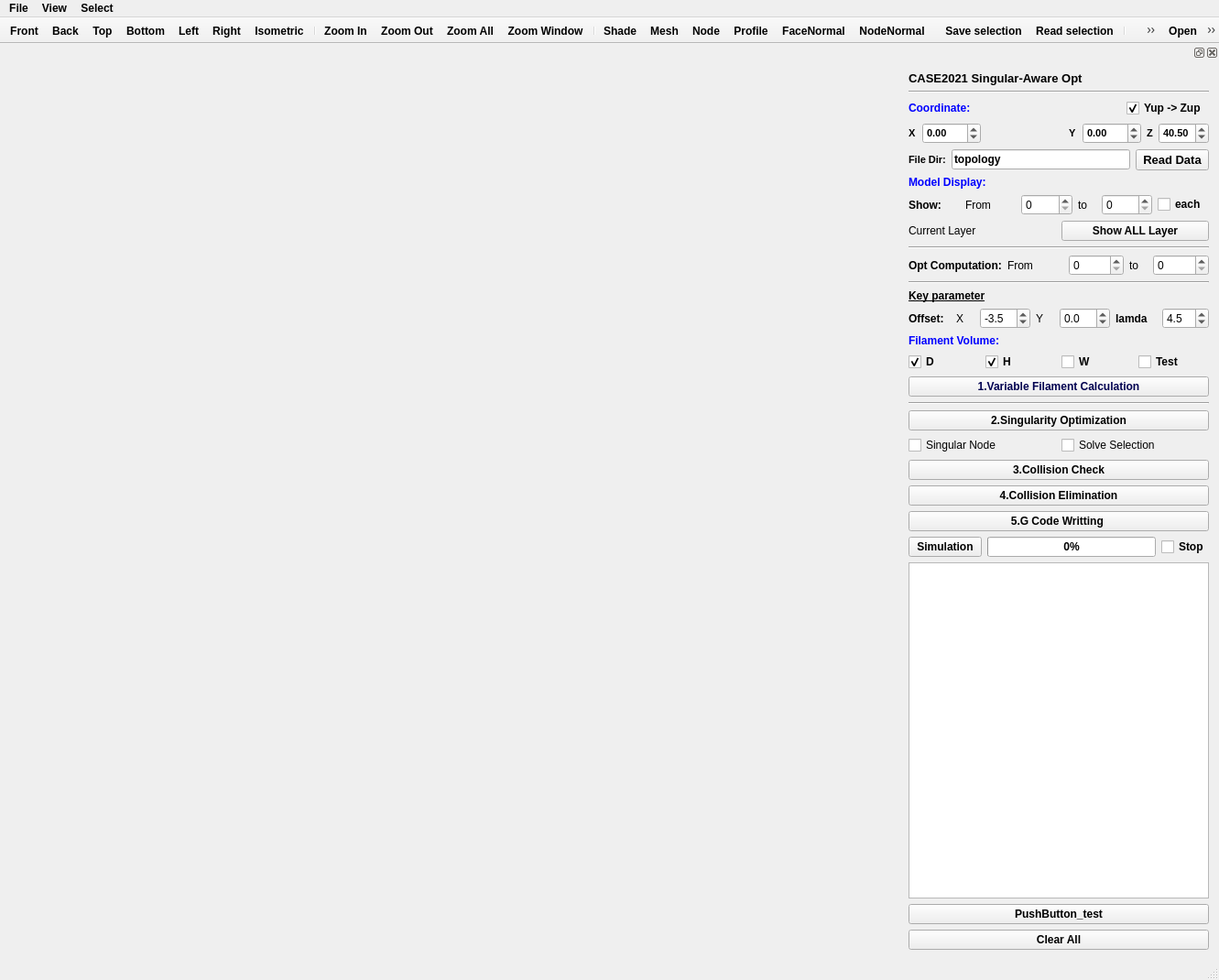
<?xml version="1.0" encoding="UTF-8"?>
<ui version="4.0">
 <class>MainWindow</class>
 <widget class="QMainWindow" name="MainWindow">
  <property name="geometry">
   <rect>
    <x>0</x>
    <y>0</y>
    <width>1331</width>
    <height>1070</height>
   </rect>
  </property>
  <property name="minimumSize">
   <size>
    <width>0</width>
    <height>0</height>
   </size>
  </property>
  <property name="font">
   <font>
    <weight>75</weight>
    <bold>true</bold>
   </font>
  </property>
  <property name="mouseTracking">
   <bool>true</bool>
  </property>
  <property name="focusPolicy">
   <enum>Qt::StrongFocus</enum>
  </property>
  <property name="acceptDrops">
   <bool>true</bool>
  </property>
  <property name="windowTitle">
   <string>MainWindow</string>
  </property>
  <widget class="QWidget" name="centralWidget">
   <property name="mouseTracking">
    <bool>true</bool>
   </property>
   <property name="acceptDrops">
    <bool>true</bool>
   </property>
   <layout class="QHBoxLayout" name="horizontalLayout"/>
  </widget>
  <widget class="QToolBar" name="navigationToolBar">
   <property name="windowTitle">
    <string>navigationToolBar</string>
   </property>
   <property name="movable">
    <bool>false</bool>
   </property>
   <property name="iconSize">
    <size>
     <width>25</width>
     <height>25</height>
    </size>
   </property>
   <property name="floatable">
    <bool>false</bool>
   </property>
   <attribute name="toolBarArea">
    <enum>TopToolBarArea</enum>
   </attribute>
   <attribute name="toolBarBreak">
    <bool>false</bool>
   </attribute>
   <addaction name="actionFront"/>
   <addaction name="actionBack"/>
   <addaction name="actionTop"/>
   <addaction name="actionBottom"/>
   <addaction name="actionLeft"/>
   <addaction name="actionRight"/>
   <addaction name="actionIsometric"/>
   <addaction name="separator"/>
   <addaction name="actionZoom_In"/>
   <addaction name="actionZoom_Out"/>
   <addaction name="actionZoom_All"/>
   <addaction name="actionZoom_Window"/>
   <addaction name="separator"/>
   <addaction name="actionShade"/>
   <addaction name="actionMesh"/>
   <addaction name="actionNode"/>
   <addaction name="actionProfile"/>
   <addaction name="actionFaceNormal"/>
   <addaction name="actionNodeNormal"/>
  </widget>
  <widget class="QStatusBar" name="statusBar"/>
  <widget class="QToolBar" name="selectionToolBar">
   <property name="windowTitle">
    <string>selectionToolBar</string>
   </property>
   <property name="movable">
    <bool>false</bool>
   </property>
   <property name="iconSize">
    <size>
     <width>25</width>
     <height>25</height>
    </size>
   </property>
   <property name="floatable">
    <bool>false</bool>
   </property>
   <attribute name="toolBarArea">
    <enum>TopToolBarArea</enum>
   </attribute>
   <attribute name="toolBarBreak">
    <bool>false</bool>
   </attribute>
   <addaction name="actionSaveSelection"/>
   <addaction name="actionReadSelection"/>
   <addaction name="separator"/>
   <addaction name="actionSelectNode"/>
   <addaction name="actionSelectEdge"/>
   <addaction name="actionSelectFace"/>
   <addaction name="actionSelectFix"/>
   <addaction name="actionSelectHandle"/>
  </widget>
  <widget class="QDockWidget" name="dockWidget">
   <property name="sizePolicy">
    <sizepolicy hsizetype="Minimum" vsizetype="Maximum">
     <horstretch>0</horstretch>
     <verstretch>0</verstretch>
    </sizepolicy>
   </property>
   <property name="minimumSize">
    <size>
     <width>350</width>
     <height>984</height>
    </size>
   </property>
   <property name="maximumSize">
    <size>
     <width>350</width>
     <height>524287</height>
    </size>
   </property>
   <property name="styleSheet">
    <string notr="true"/>
   </property>
   <attribute name="dockWidgetArea">
    <number>2</number>
   </attribute>
   <widget class="QWidget" name="dockWidgetContents">
    <property name="layoutDirection">
     <enum>Qt::LeftToRight</enum>
    </property>
    <layout class="QVBoxLayout" name="verticalLayout">
     <item>
      <widget class="QLabel" name="label_MANY_3DP_CNC_CAM">
       <property name="font">
        <font>
         <pointsize>10</pointsize>
         <weight>75</weight>
         <bold>true</bold>
        </font>
       </property>
       <property name="text">
        <string>CASE2021 Singular-Aware Opt</string>
       </property>
      </widget>
     </item>
     <item>
      <widget class="Line" name="line">
       <property name="orientation">
        <enum>Qt::Horizontal</enum>
       </property>
      </widget>
     </item>
     <item>
      <layout class="QHBoxLayout" name="horizontalLayout_12">
       <item>
        <widget class="QLabel" name="label">
         <property name="font">
          <font>
           <weight>75</weight>
           <bold>true</bold>
          </font>
         </property>
         <property name="styleSheet">
          <string notr="true">color: rgb(0, 0, 255);</string>
         </property>
         <property name="text">
          <string>Coordinate:</string>
         </property>
        </widget>
       </item>
       <item>
        <spacer name="horizontalSpacer">
         <property name="orientation">
          <enum>Qt::Horizontal</enum>
         </property>
         <property name="sizeHint" stdset="0">
          <size>
           <width>40</width>
           <height>20</height>
          </size>
         </property>
        </spacer>
       </item>
       <item>
        <widget class="QCheckBox" name="checkBox_Yup2Zup">
         <property name="text">
          <string>Yup -&gt; Zup </string>
         </property>
         <property name="checked">
          <bool>true</bool>
         </property>
        </widget>
       </item>
      </layout>
     </item>
     <item>
      <layout class="QHBoxLayout" name="horizontalLayout_11">
       <item>
        <widget class="QLabel" name="label_Xmove">
         <property name="maximumSize">
          <size>
           <width>16777215</width>
           <height>16777215</height>
          </size>
         </property>
         <property name="font">
          <font>
           <pointsize>8</pointsize>
          </font>
         </property>
         <property name="text">
          <string>X</string>
         </property>
        </widget>
       </item>
       <item>
        <widget class="QDoubleSpinBox" name="doubleSpinBox_Xmove">
         <property name="font">
          <font>
           <pointsize>8</pointsize>
          </font>
         </property>
         <property name="minimum">
          <double>-150.000000000000000</double>
         </property>
         <property name="maximum">
          <double>150.000000000000000</double>
         </property>
         <property name="value">
          <double>0.000000000000000</double>
         </property>
        </widget>
       </item>
       <item>
        <spacer name="horizontalSpacer_4">
         <property name="orientation">
          <enum>Qt::Horizontal</enum>
         </property>
         <property name="sizeHint" stdset="0">
          <size>
           <width>40</width>
           <height>20</height>
          </size>
         </property>
        </spacer>
       </item>
       <item>
        <widget class="QLabel" name="label_Ymove">
         <property name="maximumSize">
          <size>
           <width>16777215</width>
           <height>16777215</height>
          </size>
         </property>
         <property name="font">
          <font>
           <pointsize>8</pointsize>
          </font>
         </property>
         <property name="text">
          <string>Y</string>
         </property>
        </widget>
       </item>
       <item>
        <widget class="QDoubleSpinBox" name="doubleSpinBox_Ymove">
         <property name="font">
          <font>
           <pointsize>8</pointsize>
          </font>
         </property>
         <property name="minimum">
          <double>-150.000000000000000</double>
         </property>
         <property name="maximum">
          <double>150.000000000000000</double>
         </property>
         <property name="value">
          <double>0.000000000000000</double>
         </property>
        </widget>
       </item>
       <item>
        <widget class="QLabel" name="label_Zmove">
         <property name="maximumSize">
          <size>
           <width>16777215</width>
           <height>16777215</height>
          </size>
         </property>
         <property name="font">
          <font>
           <pointsize>8</pointsize>
          </font>
         </property>
         <property name="text">
          <string>Z</string>
         </property>
        </widget>
       </item>
       <item>
        <widget class="QDoubleSpinBox" name="doubleSpinBox_Zmove">
         <property name="font">
          <font>
           <pointsize>8</pointsize>
          </font>
         </property>
         <property name="value">
          <double>40.500000000000000</double>
         </property>
        </widget>
       </item>
      </layout>
     </item>
     <item>
      <layout class="QHBoxLayout" name="horizontalLayout_16">
       <item>
        <widget class="QLabel" name="label_PosNorFile">
         <property name="font">
          <font>
           <pointsize>8</pointsize>
           <weight>75</weight>
           <bold>true</bold>
          </font>
         </property>
         <property name="text">
          <string>File Dir:</string>
         </property>
        </widget>
       </item>
       <item>
        <widget class="QLineEdit" name="lineEdit_SorceDataDir">
         <property name="text">
          <string>topology</string>
         </property>
        </widget>
       </item>
       <item>
        <widget class="QPushButton" name="pushButton_readGcodeSourceData">
         <property name="maximumSize">
          <size>
           <width>108</width>
           <height>16777215</height>
          </size>
         </property>
         <property name="font">
          <font>
           <pointsize>10</pointsize>
           <weight>75</weight>
           <italic>false</italic>
           <bold>true</bold>
           <underline>false</underline>
          </font>
         </property>
         <property name="styleSheet">
          <string notr="true">color: rgb(0, 0, 0);</string>
         </property>
         <property name="text">
          <string>Read Data</string>
         </property>
        </widget>
       </item>
      </layout>
     </item>
     <item>
      <widget class="QLabel" name="label_WaypointDisplay">
       <property name="font">
        <font>
         <weight>75</weight>
         <bold>true</bold>
        </font>
       </property>
       <property name="styleSheet">
        <string notr="true">color: rgb(0, 0, 255);</string>
       </property>
       <property name="text">
        <string>Model Display:</string>
       </property>
      </widget>
     </item>
     <item>
      <layout class="QHBoxLayout" name="horizontalLayout_2">
       <item>
        <widget class="QLabel" name="label_2">
         <property name="font">
          <font>
           <weight>75</weight>
           <bold>true</bold>
          </font>
         </property>
         <property name="text">
          <string>Show:</string>
         </property>
        </widget>
       </item>
       <item>
        <widget class="QLabel" name="label_4">
         <property name="font">
          <font>
           <weight>50</weight>
           <bold>false</bold>
          </font>
         </property>
         <property name="text">
          <string>From</string>
         </property>
        </widget>
       </item>
       <item>
        <widget class="QSpinBox" name="spinBox_StartLayerIndex">
         <property name="font">
          <font>
           <weight>50</weight>
           <bold>false</bold>
          </font>
         </property>
        </widget>
       </item>
       <item>
        <widget class="QLabel" name="label_3">
         <property name="maximumSize">
          <size>
           <width>20</width>
           <height>16777215</height>
          </size>
         </property>
         <property name="font">
          <font>
           <weight>50</weight>
           <bold>false</bold>
          </font>
         </property>
         <property name="text">
          <string>to</string>
         </property>
        </widget>
       </item>
       <item>
        <widget class="QSpinBox" name="spinBox_ShowLayerIndex">
         <property name="font">
          <font>
           <weight>50</weight>
           <bold>false</bold>
          </font>
         </property>
        </widget>
       </item>
       <item>
        <widget class="QCheckBox" name="checkBox_EachLayerSwitch">
         <property name="font">
          <font>
           <weight>75</weight>
           <bold>true</bold>
          </font>
         </property>
         <property name="text">
          <string>each</string>
         </property>
        </widget>
       </item>
      </layout>
     </item>
     <item>
      <layout class="QHBoxLayout" name="horizontalLayout_3">
       <item>
        <widget class="QLabel" name="label_currentFile">
         <property name="font">
          <font>
           <weight>50</weight>
           <bold>false</bold>
          </font>
         </property>
         <property name="text">
          <string>Current Layer</string>
         </property>
        </widget>
       </item>
       <item>
        <widget class="QPushButton" name="pushButton_ShowAllLayers">
         <property name="text">
          <string>Show ALL Layer</string>
         </property>
        </widget>
       </item>
      </layout>
     </item>
     <item>
      <widget class="Line" name="line_2">
       <property name="orientation">
        <enum>Qt::Horizontal</enum>
       </property>
      </widget>
     </item>
     <item>
      <layout class="QHBoxLayout" name="horizontalLayout_4">
       <item>
        <widget class="QLabel" name="label_6">
         <property name="font">
          <font>
           <weight>75</weight>
           <bold>true</bold>
          </font>
         </property>
         <property name="text">
          <string>Opt Computation:</string>
         </property>
        </widget>
       </item>
       <item>
        <widget class="QLabel" name="label_7">
         <property name="font">
          <font>
           <weight>50</weight>
           <bold>false</bold>
          </font>
         </property>
         <property name="text">
          <string>From</string>
         </property>
        </widget>
       </item>
       <item>
        <widget class="QSpinBox" name="spinBox_GcodeGeneFromIndex">
         <property name="font">
          <font>
           <weight>50</weight>
           <bold>false</bold>
          </font>
         </property>
        </widget>
       </item>
       <item>
        <widget class="QLabel" name="label_8">
         <property name="maximumSize">
          <size>
           <width>20</width>
           <height>16777215</height>
          </size>
         </property>
         <property name="font">
          <font>
           <weight>50</weight>
           <bold>false</bold>
          </font>
         </property>
         <property name="text">
          <string>to</string>
         </property>
        </widget>
       </item>
       <item>
        <widget class="QSpinBox" name="spinBox_GcodeGeneToIndex">
         <property name="font">
          <font>
           <weight>50</weight>
           <bold>false</bold>
          </font>
         </property>
        </widget>
       </item>
      </layout>
     </item>
     <item>
      <widget class="Line" name="line_4">
       <property name="orientation">
        <enum>Qt::Horizontal</enum>
       </property>
      </widget>
     </item>
     <item>
      <widget class="QLabel" name="label_14">
       <property name="font">
        <font>
         <underline>true</underline>
        </font>
       </property>
       <property name="text">
        <string>Key parameter</string>
       </property>
      </widget>
     </item>
     <item>
      <layout class="QHBoxLayout" name="horizontalLayout_6">
       <item>
        <widget class="QLabel" name="label_9">
         <property name="text">
          <string>Offset:</string>
         </property>
        </widget>
       </item>
       <item>
        <widget class="QLabel" name="label_10">
         <property name="maximumSize">
          <size>
           <width>20</width>
           <height>16777215</height>
          </size>
         </property>
         <property name="font">
          <font>
           <weight>50</weight>
           <bold>false</bold>
          </font>
         </property>
         <property name="text">
          <string>X</string>
         </property>
        </widget>
       </item>
       <item>
        <widget class="QDoubleSpinBox" name="doubleSpinBox_E3XOFF">
         <property name="font">
          <font>
           <weight>50</weight>
           <bold>false</bold>
          </font>
         </property>
         <property name="decimals">
          <number>1</number>
         </property>
         <property name="minimum">
          <double>-10.000000000000000</double>
         </property>
         <property name="maximum">
          <double>10.000000000000000</double>
         </property>
         <property name="value">
          <double>-3.500000000000000</double>
         </property>
        </widget>
       </item>
       <item>
        <widget class="QLabel" name="label_11">
         <property name="maximumSize">
          <size>
           <width>20</width>
           <height>16777215</height>
          </size>
         </property>
         <property name="font">
          <font>
           <weight>50</weight>
           <bold>false</bold>
          </font>
         </property>
         <property name="text">
          <string>Y</string>
         </property>
        </widget>
       </item>
       <item>
        <widget class="QDoubleSpinBox" name="doubleSpinBox_E3YOFF">
         <property name="font">
          <font>
           <weight>50</weight>
           <bold>false</bold>
          </font>
         </property>
         <property name="decimals">
          <number>1</number>
         </property>
         <property name="minimum">
          <double>-10.000000000000000</double>
         </property>
         <property name="maximum">
          <double>10.000000000000000</double>
         </property>
        </widget>
       </item>
       <item>
        <widget class="QLabel" name="label_12">
         <property name="font">
          <font>
           <weight>75</weight>
           <bold>true</bold>
          </font>
         </property>
         <property name="text">
          <string>lamda</string>
         </property>
        </widget>
       </item>
       <item>
        <widget class="QDoubleSpinBox" name="doubleSpinBox_lambda">
         <property name="font">
          <font>
           <weight>50</weight>
           <bold>false</bold>
          </font>
         </property>
         <property name="decimals">
          <number>1</number>
         </property>
         <property name="maximum">
          <double>15.000000000000000</double>
         </property>
         <property name="value">
          <double>4.500000000000000</double>
         </property>
        </widget>
       </item>
      </layout>
     </item>
     <item>
      <widget class="QLabel" name="label_5">
       <property name="font">
        <font>
         <weight>75</weight>
         <bold>true</bold>
        </font>
       </property>
       <property name="styleSheet">
        <string notr="true">color: rgb(0, 0, 255);</string>
       </property>
       <property name="text">
        <string>Filament Volume:</string>
       </property>
      </widget>
     </item>
     <item>
      <layout class="QHBoxLayout" name="horizontalLayout_5">
       <item>
        <widget class="QCheckBox" name="checkBox_varyDistance">
         <property name="font">
          <font>
           <weight>75</weight>
           <bold>true</bold>
          </font>
         </property>
         <property name="text">
          <string>D</string>
         </property>
         <property name="checked">
          <bool>true</bool>
         </property>
        </widget>
       </item>
       <item>
        <widget class="QCheckBox" name="checkBox_varyHeight">
         <property name="font">
          <font>
           <weight>75</weight>
           <bold>true</bold>
          </font>
         </property>
         <property name="text">
          <string>H</string>
         </property>
         <property name="checked">
          <bool>true</bool>
         </property>
        </widget>
       </item>
       <item>
        <widget class="QCheckBox" name="checkBox_varyWidth">
         <property name="font">
          <font>
           <weight>75</weight>
           <bold>true</bold>
          </font>
         </property>
         <property name="text">
          <string>W</string>
         </property>
        </widget>
       </item>
       <item>
        <widget class="QCheckBox" name="checkBox_TestDHW_Switch">
         <property name="font">
          <font>
           <weight>75</weight>
           <bold>true</bold>
          </font>
         </property>
         <property name="text">
          <string>Test</string>
         </property>
        </widget>
       </item>
      </layout>
     </item>
     <item>
      <widget class="QPushButton" name="pushButton_calDWH">
       <property name="minimumSize">
        <size>
         <width>90</width>
         <height>0</height>
        </size>
       </property>
       <property name="maximumSize">
        <size>
         <width>16777215</width>
         <height>16777215</height>
        </size>
       </property>
       <property name="font">
        <font>
         <weight>75</weight>
         <bold>true</bold>
         <underline>false</underline>
        </font>
       </property>
       <property name="styleSheet">
        <string notr="true">color: rgb(0, 0, 80);</string>
       </property>
       <property name="text">
        <string>1.Variable Filament Calculation</string>
       </property>
      </widget>
     </item>
     <item>
      <widget class="Line" name="line_3">
       <property name="orientation">
        <enum>Qt::Horizontal</enum>
       </property>
      </widget>
     </item>
     <item>
      <layout class="QHBoxLayout" name="horizontalLayout_7">
       <item>
        <widget class="QPushButton" name="pushButton_calSingularOpt">
         <property name="minimumSize">
          <size>
           <width>90</width>
           <height>0</height>
          </size>
         </property>
         <property name="maximumSize">
          <size>
           <width>16777215</width>
           <height>16777215</height>
          </size>
         </property>
         <property name="text">
          <string>2.Singularity Optimization</string>
         </property>
        </widget>
       </item>
      </layout>
     </item>
     <item>
      <layout class="QHBoxLayout" name="horizontalLayout_8">
       <item>
        <widget class="QCheckBox" name="checkBox_showSingularityNode">
         <property name="font">
          <font>
           <weight>50</weight>
           <bold>false</bold>
          </font>
         </property>
         <property name="text">
          <string>Singular Node</string>
         </property>
        </widget>
       </item>
       <item>
        <widget class="QCheckBox" name="checkBox_showSolveSelection">
         <property name="font">
          <font>
           <weight>50</weight>
           <bold>false</bold>
          </font>
         </property>
         <property name="text">
          <string>Solve Selection</string>
         </property>
        </widget>
       </item>
      </layout>
     </item>
     <item>
      <layout class="QHBoxLayout" name="horizontalLayout_9">
       <item>
        <widget class="QPushButton" name="pushButton_calCollision">
         <property name="minimumSize">
          <size>
           <width>90</width>
           <height>0</height>
          </size>
         </property>
         <property name="maximumSize">
          <size>
           <width>16777215</width>
           <height>16777215</height>
          </size>
         </property>
         <property name="text">
          <string>3.Collision Check</string>
         </property>
        </widget>
       </item>
      </layout>
     </item>
     <item>
      <layout class="QHBoxLayout" name="horizontalLayout_10">
       <item>
        <widget class="QPushButton" name="pushButton_calCollisionElimination">
         <property name="minimumSize">
          <size>
           <width>90</width>
           <height>0</height>
          </size>
         </property>
         <property name="maximumSize">
          <size>
           <width>16777215</width>
           <height>16777215</height>
          </size>
         </property>
         <property name="text">
          <string>4.Collision Elimination</string>
         </property>
        </widget>
       </item>
      </layout>
     </item>
     <item>
      <layout class="QHBoxLayout" name="horizontalLayout_13">
       <item>
        <widget class="QPushButton" name="pushButton_Gcode_writting">
         <property name="minimumSize">
          <size>
           <width>90</width>
           <height>0</height>
          </size>
         </property>
         <property name="text">
          <string>5.G Code Writting </string>
         </property>
        </widget>
       </item>
      </layout>
     </item>
     <item>
      <layout class="QHBoxLayout" name="horizontalLayout_14">
       <item>
        <widget class="QPushButton" name="pushButton_GcodeSimulation">
         <property name="text">
          <string>Simulation</string>
         </property>
        </widget>
       </item>
       <item>
        <widget class="QProgressBar" name="progressBar_GcodeSimulation">
         <property name="value">
          <number>0</number>
         </property>
        </widget>
       </item>
       <item>
        <widget class="QCheckBox" name="checkBox_stopSimulation">
         <property name="text">
          <string>Stop</string>
         </property>
        </widget>
       </item>
      </layout>
     </item>
     <item>
      <widget class="QTreeView" name="treeView">
       <property name="enabled">
        <bool>true</bool>
       </property>
       <property name="showDropIndicator" stdset="0">
        <bool>true</bool>
       </property>
       <property name="indentation">
        <number>5</number>
       </property>
       <attribute name="headerVisible">
        <bool>false</bool>
       </attribute>
      </widget>
     </item>
     <item>
      <widget class="QPushButton" name="pushButton_test">
       <property name="text">
        <string>PushButton_test</string>
       </property>
      </widget>
     </item>
     <item>
      <widget class="QPushButton" name="pushButton_clearAll">
       <property name="text">
        <string>Clear All</string>
       </property>
      </widget>
     </item>
    </layout>
   </widget>
  </widget>
  <widget class="QMenuBar" name="menuBar">
   <property name="geometry">
    <rect>
     <x>0</x>
     <y>0</y>
     <width>1331</width>
     <height>26</height>
    </rect>
   </property>
   <property name="layoutDirection">
    <enum>Qt::LeftToRight</enum>
   </property>
   <widget class="QMenu" name="menuFile">
    <property name="title">
     <string>File</string>
    </property>
    <addaction name="actionOpen"/>
    <addaction name="actionSave"/>
    <addaction name="actionSaveSelection"/>
    <addaction name="actionReadSelection"/>
   </widget>
   <widget class="QMenu" name="menuView">
    <property name="title">
     <string>View</string>
    </property>
    <addaction name="actionFront"/>
    <addaction name="actionBack"/>
    <addaction name="actionTop"/>
    <addaction name="actionBottom"/>
    <addaction name="actionLeft"/>
    <addaction name="actionRight"/>
    <addaction name="actionIsometric"/>
    <addaction name="separator"/>
    <addaction name="actionZoom_In"/>
    <addaction name="actionZoom_Out"/>
    <addaction name="actionZoom_All"/>
    <addaction name="actionZoom_Window"/>
    <addaction name="separator"/>
    <addaction name="actionShade"/>
    <addaction name="actionMesh"/>
    <addaction name="actionNode"/>
    <addaction name="actionProfile"/>
    <addaction name="separator"/>
    <addaction name="actionShifttoOrigin"/>
   </widget>
   <widget class="QMenu" name="menuSelect">
    <property name="title">
     <string>Select</string>
    </property>
    <addaction name="actionSelectNode"/>
    <addaction name="actionSelectEdge"/>
    <addaction name="actionSelectFace"/>
    <addaction name="separator"/>
    <addaction name="actionSelectFix"/>
    <addaction name="actionSelectHandle"/>
    <addaction name="separator"/>
   </widget>
   <addaction name="menuFile"/>
   <addaction name="menuView"/>
   <addaction name="menuSelect"/>
  </widget>
  <widget class="QToolBar" name="toolBar">
   <property name="windowTitle">
    <string>toolBar</string>
   </property>
   <property name="movable">
    <bool>false</bool>
   </property>
   <property name="floatable">
    <bool>false</bool>
   </property>
   <attribute name="toolBarArea">
    <enum>TopToolBarArea</enum>
   </attribute>
   <attribute name="toolBarBreak">
    <bool>false</bool>
   </attribute>
   <addaction name="actionOpen"/>
   <addaction name="actionSave"/>
  </widget>
  <action name="actionOpen">
   <property name="icon">
    <iconset resource="ShapeLab.qrc">
     <normaloff>:/resource/Open Folder.png</normaloff>:/resource/Open Folder.png</iconset>
   </property>
   <property name="text">
    <string>Open</string>
   </property>
  </action>
  <action name="actionFront">
   <property name="checkable">
    <bool>false</bool>
   </property>
   <property name="icon">
    <iconset resource="ShapeLab.qrc">
     <normaloff>:/resource/Front View.png</normaloff>:/resource/Front View.png</iconset>
   </property>
   <property name="text">
    <string>Front</string>
   </property>
  </action>
  <action name="actionBack">
   <property name="checkable">
    <bool>false</bool>
   </property>
   <property name="icon">
    <iconset resource="ShapeLab.qrc">
     <normaloff>:/resource/Back View.png</normaloff>:/resource/Back View.png</iconset>
   </property>
   <property name="text">
    <string>Back</string>
   </property>
  </action>
  <action name="actionTop">
   <property name="checkable">
    <bool>false</bool>
   </property>
   <property name="icon">
    <iconset resource="ShapeLab.qrc">
     <normaloff>:/resource/Top View.png</normaloff>:/resource/Top View.png</iconset>
   </property>
   <property name="text">
    <string>Top</string>
   </property>
  </action>
  <action name="actionBottom">
   <property name="checkable">
    <bool>false</bool>
   </property>
   <property name="icon">
    <iconset resource="ShapeLab.qrc">
     <normaloff>:/resource/Bottom View.png</normaloff>:/resource/Bottom View.png</iconset>
   </property>
   <property name="text">
    <string>Bottom</string>
   </property>
  </action>
  <action name="actionLeft">
   <property name="icon">
    <iconset resource="ShapeLab.qrc">
     <normaloff>:/resource/Left View.png</normaloff>:/resource/Left View.png</iconset>
   </property>
   <property name="text">
    <string>Left</string>
   </property>
  </action>
  <action name="actionRight">
   <property name="icon">
    <iconset resource="ShapeLab.qrc">
     <normaloff>:/resource/Right View.png</normaloff>:/resource/Right View.png</iconset>
   </property>
   <property name="text">
    <string>Right</string>
   </property>
  </action>
  <action name="actionIsometric">
   <property name="icon">
    <iconset resource="ShapeLab.qrc">
     <normaloff>:/resource/Isometric View.png</normaloff>:/resource/Isometric View.png</iconset>
   </property>
   <property name="text">
    <string>Isometric</string>
   </property>
  </action>
  <action name="actionZoom_In">
   <property name="icon">
    <iconset resource="ShapeLab.qrc">
     <normaloff>:/resource/Zoom In.png</normaloff>:/resource/Zoom In.png</iconset>
   </property>
   <property name="text">
    <string>Zoom In</string>
   </property>
  </action>
  <action name="actionZoom_Out">
   <property name="icon">
    <iconset resource="ShapeLab.qrc">
     <normaloff>:/resource/Zoom Out.png</normaloff>:/resource/Zoom Out.png</iconset>
   </property>
   <property name="text">
    <string>Zoom Out</string>
   </property>
  </action>
  <action name="actionZoom_All">
   <property name="icon">
    <iconset resource="ShapeLab.qrc">
     <normaloff>:/resource/Zoom All.png</normaloff>:/resource/Zoom All.png</iconset>
   </property>
   <property name="text">
    <string>Zoom All</string>
   </property>
  </action>
  <action name="actionZoom_Window">
   <property name="icon">
    <iconset resource="ShapeLab.qrc">
     <normaloff>:/resource/Zoom Window.png</normaloff>:/resource/Zoom Window.png</iconset>
   </property>
   <property name="text">
    <string>Zoom Window</string>
   </property>
  </action>
  <action name="actionShade">
   <property name="checkable">
    <bool>true</bool>
   </property>
   <property name="icon">
    <iconset resource="ShapeLab.qrc">
     <normaloff>:/resource/Shade.png</normaloff>:/resource/Shade.png</iconset>
   </property>
   <property name="text">
    <string>Shade</string>
   </property>
  </action>
  <action name="actionMesh">
   <property name="checkable">
    <bool>true</bool>
   </property>
   <property name="icon">
    <iconset resource="ShapeLab.qrc">
     <normaloff>:/resource/Mesh.png</normaloff>:/resource/Mesh.png</iconset>
   </property>
   <property name="text">
    <string>Mesh</string>
   </property>
  </action>
  <action name="actionNode">
   <property name="checkable">
    <bool>true</bool>
   </property>
   <property name="icon">
    <iconset resource="ShapeLab.qrc">
     <normaloff>:/resource/Node.png</normaloff>:/resource/Node.png</iconset>
   </property>
   <property name="text">
    <string>Node</string>
   </property>
  </action>
  <action name="actionSave">
   <property name="icon">
    <iconset resource="ShapeLab.qrc">
     <normaloff>:/resource/Save as.png</normaloff>:/resource/Save as.png</iconset>
   </property>
   <property name="text">
    <string>Save</string>
   </property>
  </action>
  <action name="actionSelectNode">
   <property name="icon">
    <iconset resource="ShapeLab.qrc">
     <normaloff>:/resource/selectNode.png</normaloff>:/resource/selectNode.png</iconset>
   </property>
   <property name="text">
    <string>Node</string>
   </property>
  </action>
  <action name="actionSelectFace">
   <property name="icon">
    <iconset resource="ShapeLab.qrc">
     <normaloff>:/resource/selectFace.png</normaloff>:/resource/selectFace.png</iconset>
   </property>
   <property name="text">
    <string>Face</string>
   </property>
  </action>
  <action name="actionShifttoOrigin">
   <property name="text">
    <string>Shift to Origin</string>
   </property>
  </action>
  <action name="actionProfile">
   <property name="checkable">
    <bool>true</bool>
   </property>
   <property name="icon">
    <iconset resource="ShapeLab.qrc">
     <normaloff>:/resource/Profile.png</normaloff>:/resource/Profile.png</iconset>
   </property>
   <property name="text">
    <string>Profile</string>
   </property>
  </action>
  <action name="actionFaceNormal">
   <property name="checkable">
    <bool>true</bool>
   </property>
   <property name="icon">
    <iconset resource="ShapeLab.qrc">
     <normaloff>:/resource/FaceNormal.png</normaloff>:/resource/FaceNormal.png</iconset>
   </property>
   <property name="text">
    <string>FaceNormal</string>
   </property>
  </action>
  <action name="actionNodeNormal">
   <property name="checkable">
    <bool>true</bool>
   </property>
   <property name="icon">
    <iconset resource="ShapeLab.qrc">
     <normaloff>:/resource/NodeNormal.png</normaloff>:/resource/NodeNormal.png</iconset>
   </property>
   <property name="text">
    <string>NodeNormal</string>
   </property>
  </action>
  <action name="actionSelectEdge">
   <property name="icon">
    <iconset resource="ShapeLab.qrc">
     <normaloff>:/resource/selectEdge.png</normaloff>:/resource/selectEdge.png</iconset>
   </property>
   <property name="text">
    <string>Edge</string>
   </property>
  </action>
  <action name="actionGenerate">
   <property name="text">
    <string>Generate</string>
   </property>
  </action>
  <action name="actionTest_1">
   <property name="text">
    <string>Test_1</string>
   </property>
  </action>
  <action name="actionSelectFix">
   <property name="icon">
    <iconset resource="ShapeLab.qrc">
     <normaloff>:/resource/selectFix.png</normaloff>:/resource/selectFix.png</iconset>
   </property>
   <property name="text">
    <string>Fix</string>
   </property>
  </action>
  <action name="actionSelectHandle">
   <property name="icon">
    <iconset resource="ShapeLab.qrc">
     <normaloff>:/resource/selectHandle.png</normaloff>:/resource/selectHandle.png</iconset>
   </property>
   <property name="text">
    <string>Handle &amp; Rigid</string>
   </property>
  </action>
  <action name="actionSaveSelection">
   <property name="icon">
    <iconset resource="ShapeLab.qrc">
     <normaloff>:/resource/SaveSelection.png</normaloff>:/resource/SaveSelection.png</iconset>
   </property>
   <property name="text">
    <string>Save selection</string>
   </property>
  </action>
  <action name="actionReadSelection">
   <property name="icon">
    <iconset resource="ShapeLab.qrc">
     <normaloff>:/resource/InputSelection.png</normaloff>:/resource/InputSelection.png</iconset>
   </property>
   <property name="text">
    <string>Read selection</string>
   </property>
  </action>
  <action name="actionSelectChamber">
   <property name="text">
    <string>Select Chamber (SORO)</string>
   </property>
  </action>
  <action name="actionExport_to_Abaqus_model">
   <property name="checkable">
    <bool>false</bool>
   </property>
   <property name="icon">
    <iconset resource="ShapeLab.qrc">
     <normaloff>:/resource/abaqus logo.png</normaloff>:/resource/abaqus logo.png</iconset>
   </property>
   <property name="text">
    <string>Export to Abaqus model</string>
   </property>
  </action>
 </widget>
 <layoutdefault spacing="6" margin="11"/>
 <resources>
  <include location="ShapeLab.qrc"/>
 </resources>
 <connections/>
</ui>
